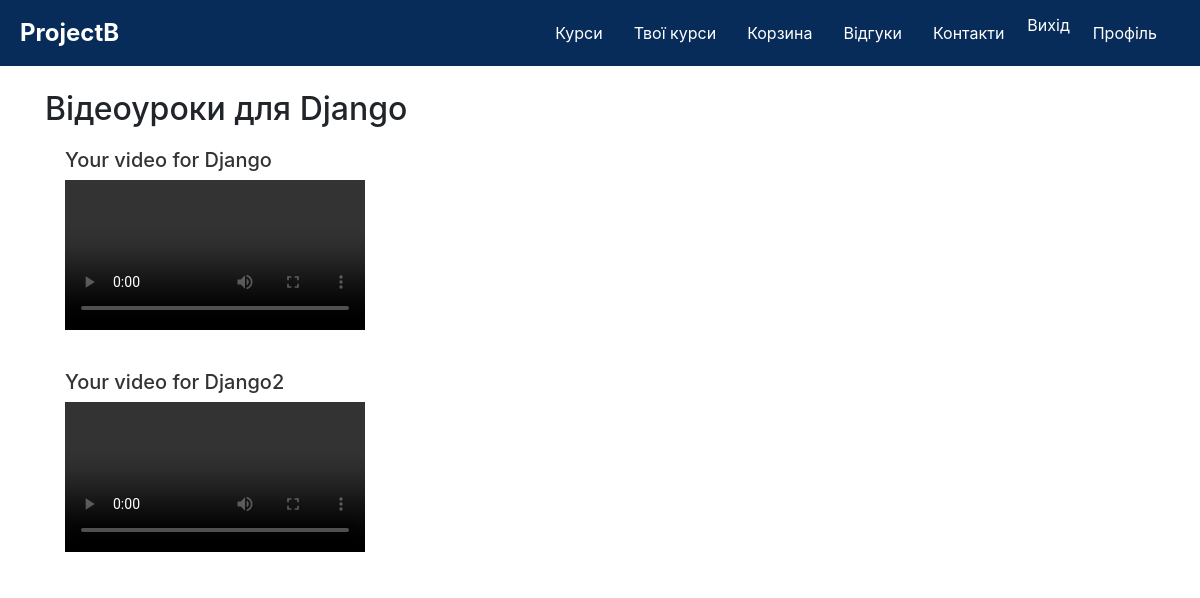
The page /course/1/videos/ (signed in) on the database its author committed.
### courses/models.py (models this page shows, shortened)
class Product(models.Model):
    title = models.CharField(max_length=200)
    description = models.TextField()
    price = models.DecimalField(max_digits=10, decimal_places=2, default=0)
    class Meta:
        abstract = True  # Встановлює, що це абстрактна модель, і вона не буде створена як окрема таблиця в базі даних.

class Course(Product):
    teacher = models.ForeignKey(
        User,
        limit_choices_to={'groups__name': 'Teachers'},
        on_delete=models.SET_NULL,
        null=True,
        blank=True
    )
    duration = models.PositiveIntegerField()

class Video(models.Model):
    title = models.CharField(max_length=200)
    video_url = models.URLField()
    course = models.ForeignKey(Course, on_delete=models.CASCADE)

### courses/views.py (the view)
# urls.py: path('course/<int:course_id>/videos/', views.course_videos_view, name='course_videos'),
@login_required
def course_videos_view(request, course_id):
    course = get_object_or_404(Course, id=course_id)
    videos = Video.objects.filter(course=course)  # Отримання відео для конкретного курсу
    return render(request, 'courses/course_video.html', {'course': course, 'videos': videos})

### courses/templates/courses/course_video.html (shortened to what this page needs)
{% extends 'base.html' %}
{% block content %}
    <div class="container my-4">
        <h2>Відеоуроки для {{ course.title }}</h2>
        <ul class="list-group">
            {% for video in videos %}
                <li class="list-group-item">
                    <h5>{{ video.title }}</h5>
                    <video controls>
                        <source src="{{ video.url }}" type="video/mp4">
                    </video>
                </li>
            {% empty %}
                <p>Немає доступних відеоуроків для цього курсу.</p>
            {% endfor %}
        </ul>
    </div>
{% endblock %}

### static/css/styles.css (style rules this page uses)
.list-group-item { background-color: rgba(255, 255, 255, 0.8); color: #333; margin-bottom: 10px; border: none; transition: background-color 0.3s ease; }
html, body { overflow-x: hidden; margin: 0; padding: 0; width: 100%; height: 100%; overflow-x: hidden; }

### rows shown on the page
Course: title "Django"
Video: title "Your video for Django"
Video: title "Your video for Django2"
